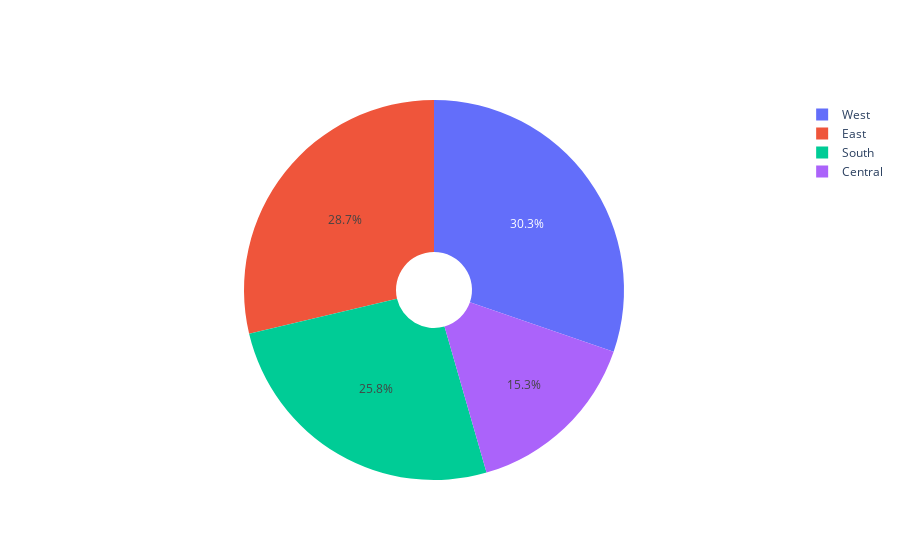

Write notebook code for a chart like this one.
### Code cell
profitByRegion = store[['Region','Profit']].groupby(by='Region').mean()
fig = go.Figure(go.Pie(labels = profitByRegion.index, 
                       values = profitByRegion.values.ravel(),
                       hole = 0.2))
fig.show()

### Figure 1 — Plotly figure (JSON) as saved in the notebook; plotly's stock layout.template omitted (floating-point values rounded to 4 significant figures)
{"data": [{"hole": 0.2, "labels": ["Central", "East", "South", "West"], "type": "pie", "values": [17.1, 32.16, 28.86, 33.93]}], "layout": {}}
